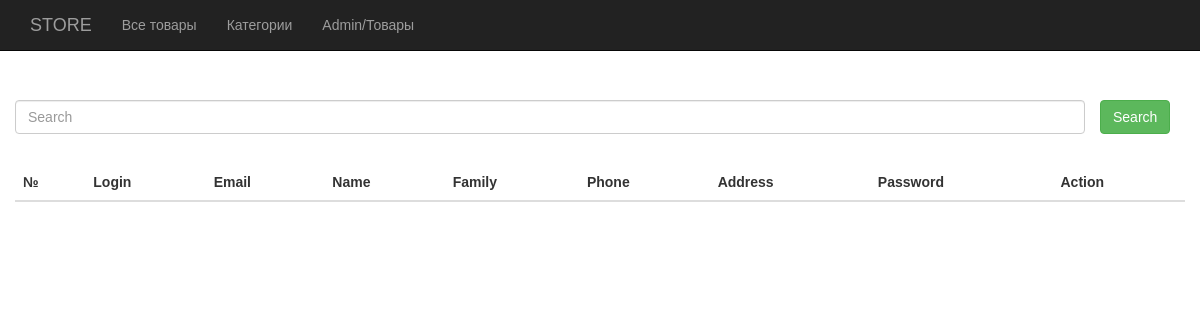
Page /app/views/admin/users/users.php on the earlier database version.
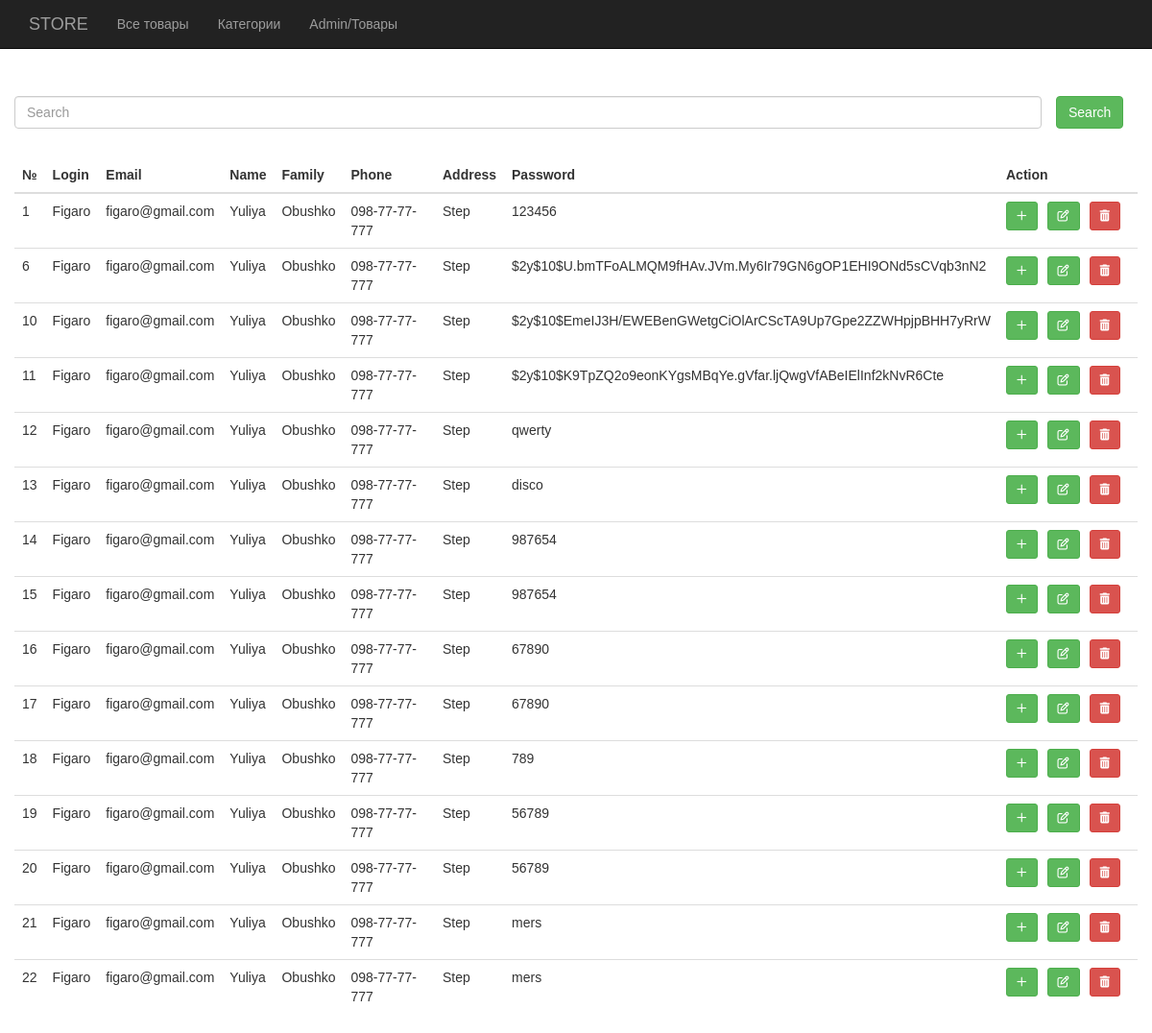
Same page on the later database version.
### tables this page shows
CREATE TABLE `users` (
  `id` int(11) NOT NULL,
  `login` varchar(100) DEFAULT NULL,
  `email` varchar(255) DEFAULT NULL,
  `name` varchar(100) DEFAULT NULL,
  `family` varchar(100) DEFAULT NULL,
  `phone` varchar(255) DEFAULT NULL,
  `address` varchar(500) DEFAULT NULL,
  `password` varchar(500) DEFAULT NULL
);

### app/views/admin/users/users.php (the view, shortened to what this page needs)
<?php
require_once '../../../../config.php';
?>
<!doctype html>
<html lang="en">
<head>
    <link rel="stylesheet" href="/public/css/bootstrap.min.css">
    <link rel="stylesheet" href="/public/css/style.css">
</head>
<body>
<nav class="navbar navbar-inverse navbar-fixed-top">
    <div class="container">
        <div class="navbar-header">
            <a class="navbar-brand text-danger" href="../../../../index.php">STORE</a>
        </div>
        <div id="navbar" class="collapse navbar-collapse">
            <ul class="nav navbar-nav">
                <li><a href="../../../../index.php">Все товары</a></li>
                <li><a href="#">Категории</a>
                <li><a href="../admin.php">Admin/Товары</a>
                </li>
            </ul>
            <ul class="nav navbar-nav navbar-right">
                <li><a href="#"></a></li>
            </ul>
        </div>
    </div>
</nav>
<div class="container admin-container">
    <div class="row">
        <div class="col">
            <form action="" method="post" class="d-flex form-admin">
                <div class="row">
                    <div class="col-sm-10 col-md-10 col-lg-11">
                        <input class="form-control  me-2 mb-5" type="text" name="search"  placeholder="Search" >
                    </div>
                    <div class="col">
                        <button  class="btn btn-success" type="submit" >Search</button>
                    </div>
                </div>
            </form>
            <?php
            if(isset($_POST['search'])){
                global $dbs;
                $searchKey = $_POST['search'];
                $query = "SELECT * FROM `users` WHERE `login` LIKE '%$searchKey%'";
            }else
                $query = "SELECT * FROM `users`";
            $results = mysqli_query($dbs, $query);
            ?>
            <table class="table shadow">
                <thead class="thead-dark">
                <tr>
                    <th>№</th>
                    <th>Login</th>
                    <th>Email</th>
                    <th>Name</th>
                    <th>Family</th>
                    <th>Phone</th>
                    <th>Address</th>
                    <th>Password</th>
                    <th>Action</th>
                    <?php while($row = mysqli_fetch_object($results)){?>
                <tr>
                    <td><?=$row->id ?></td>
                    <td><?=$row->login ?></td>
                    <td><?=$row->email ?></td>
                    <td><?=$row->name ?></td>
                    <td><?=$row->family ?></td>
                    <td><?=$row->phone ?></td>
                    <td><?=$row->address ?></td>
                    <td><?=$row->password ?></td>
                    <td>
                        <div class="wrap">
                            <a href="add_users.php?add_value<?=$row->id ?>" class="btn btn-success mb-3 btn-sm"><i class="far fa-plus"></i></a>
                            <a href="edit_users.php?up_value=<?=$row->id ?>" class="btn btn-success btn-sm"><i class="fa fa-edit"></i></a>
                            <a href="delete_users.php?id_value=<?=$row->id ?>" class="btn btn-danger btn-sm"><i class="fa fa-trash"></i></a>
                        </div>
                    </td>
                </tr> <?php } ?>
                </thead>
            </table>
        </div>
    </div>
</div>
</body>
</html>

### public/css/style.css (style rules this page uses)
body { font-family: 'Montserrat', sans-serif; padding-top: 70px; }
table { text-align: left; }
.admin-container { margin-top: 30px; }
.wrap { display: flex; }
.wrap a { margin-right: 10px; }
.form-admin { margin-bottom: 30px; }

Differences in the rows shown:
added users: id "1", login "Figaro", email "figaro@gmail.com", name "Yuliya", family "Obushko", phone "098-77-77-777", address "Step", password "123456"
added users: id "6", login "Figaro", email "figaro@gmail.com", name "Yuliya", family "Obushko", phone "098-77-77-777", address "Step", password "$2y$10$U.bmTFoALMQM9fHAv.JVm.My6Ir79GN6gOP1EHI9ONd5sCVqb3nN2"
added users: id "10", login "Figaro", email "figaro@gmail.com", name "Yuliya", family "Obushko", phone "098-77-77-777", address "Step", password "$2y$10$EmeIJ3H/EWEBenGWetgCiOlArCScTA9Up7Gpe2ZZWHpjpBHH7yRrW"
added users: id "11", login "Figaro", email "figaro@gmail.com", name "Yuliya", family "Obushko", phone "098-77-77-777", address "Step", password "$2y$10$K9TpZQ2o9eonKYgsMBqYe.gVfar.ljQwgVfABeIElInf2kNvR6Cte"
added users: id "12", login "Figaro", email "figaro@gmail.com", name "Yuliya", family "Obushko", phone "098-77-77-777", address "Step", password "qwerty"
added users: id "13", login "Figaro", email "figaro@gmail.com", name "Yuliya", family "Obushko", phone "098-77-77-777", address "Step", password "disco"
added users: id "14", login "Figaro", email "figaro@gmail.com", name "Yuliya", family "Obushko", phone "098-77-77-777", address "Step", password "987654"
added users: id "15", login "Figaro", email "figaro@gmail.com", name "Yuliya", family "Obushko", phone "098-77-77-777", address "Step", password "987654"
added users: id "16", login "Figaro", email "figaro@gmail.com", name "Yuliya", family "Obushko", phone "098-77-77-777", address "Step", password "67890"
added users: id "17", login "Figaro", email "figaro@gmail.com", name "Yuliya", family "Obushko", phone "098-77-77-777", address "Step", password "67890"
added users: id "18", login "Figaro", email "figaro@gmail.com", name "Yuliya", family "Obushko", phone "098-77-77-777", address "Step", password "789"
added users: id "19", login "Figaro", email "figaro@gmail.com", name "Yuliya", family "Obushko", phone "098-77-77-777", address "Step", password "56789"
added users: id "20", login "Figaro", email "figaro@gmail.com", name "Yuliya", family "Obushko", phone "098-77-77-777", address "Step", password "56789"
added users: id "21", login "Figaro", email "figaro@gmail.com", name "Yuliya", family "Obushko", phone "098-77-77-777", address "Step", password "mers"
added users: id "22", login "Figaro", email "figaro@gmail.com", name "Yuliya", family "Obushko", phone "098-77-77-777", address "Step", password "mers"
